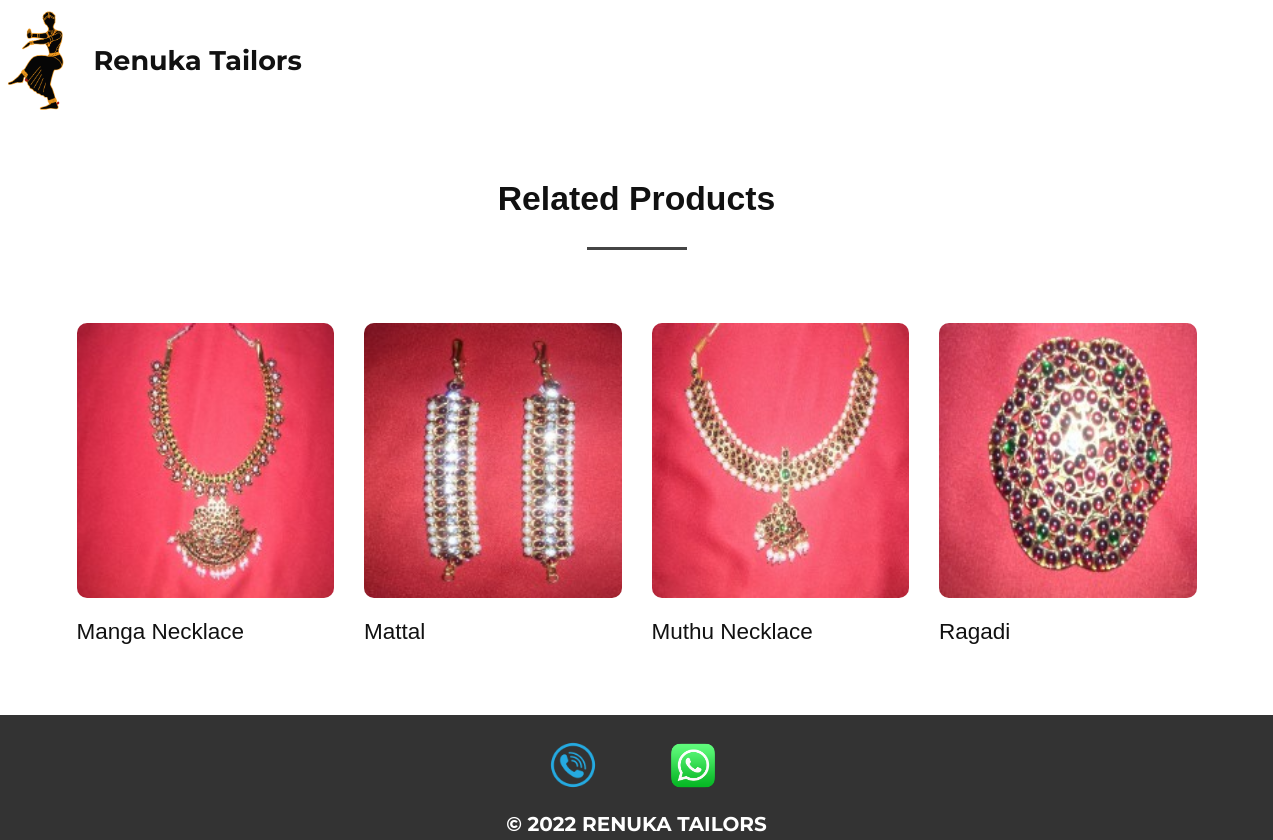
The page /jewellery/ on the database its author committed.
### client/models.py (models this page shows)
class ornaments_display(models.Model):
    ornaments_image=models.ImageField(upload_to="ornaments_images", height_field=None, width_field=None, max_length=None)
    ornaments_description=models.CharField(max_length=100, blank=False)
    ornaments_detail=models.CharField(max_length=200, blank=False, default="details here")

### client/views.py (the view)
# urls.py: path('jewellery/', ornaments_view),
def ornaments_view(request):
    ornaments=ornaments_display.objects.all()
    return render(request, "Jewellery.html", {"ornament":ornaments})

### client/templates/Jewellery.html (shortened to what this page needs)
{% extends 'base.html' %}
{% block body %}
{% load static %}
<link rel="stylesheet" href="{% static 'Jewellery.css' %}" media="screen">
{% load static%}
    <section class="u-align-center u-clearfix u-section-1" id="carousel_2187">
      <div class="u-clearfix u-sheet u-sheet-1">
        <h2 class="u-custom-font u-font-ubuntu u-text u-text-default u-text-1">Related Products</h2>
        <div class="u-border-3 u-border-grey-dark-1 u-line u-line-horizontal u-line-1"></div>
        <div class="u-expanded-width u-list u-list-1">
          <div class="u-repeater u-repeater-1">
            {% for item in ornament %}
            <div class="u-container-style u-list-item u-repeater-item" id="parent">
              <div class="u-container-layout u-similar-container u-valign-bottom u-container-layout-4">
                <img src="{{ item.ornaments_image.url }}" alt="" class="u-expanded-width u-image u-image-round u-radius-10 u-image-4" id="{{ item.ornaments_description }}" onclick="image_id('{{ item.ornaments_image.url }}','{{ item.ornaments_detail}}',this.id)">
                <h5 class="u-custom-font u-font-ubuntu u-text u-text-default u-text-8" id="desc">{{ item.ornaments_description }}</h5>
              </div>
            </div>
            {% endfor %}
          </div>
        </div>
      </div>
    </section>
{% endblock body %}

### client/static/Jewellery.css (style rules this page uses)
.u-section-1 .u-sheet-1 { min-height: 501px; }
.u-section-1 .u-text-1 { font-weight: 700; font-size: 1.875rem; margin: 60px auto 0; }
.u-section-1 .u-line-1 { width: 100px; height: 3px; margin: 30px auto 0 520px; }
.u-section-1 .u-list-1 { height: auto; margin: 30px auto 60px 0; }
.u-section-1 .u-repeater-1 { grid-template-columns: calc(25% - 7.5px) calc(25% - 7.5px) calc(25% - 7.5px) calc(25% - 7.5px); grid-gap: 10px 10px; min-height: 375px; }
.u-section-1 .u-container-layout-4 { padding: 10px; }
.u-section-1 .u-image-4 { height: 275px; margin: 0 auto 0 0; }
.u-section-1 .u-text-8 { margin-left: 0; margin-bottom: 0; margin-top: 20px; }

### rows shown on the page
ornaments_display: ornaments_image (picture), ornaments_description "Manga Necklace"
ornaments_display: ornaments_image (picture), ornaments_description "Mattal"
ornaments_display: ornaments_image (picture), ornaments_description "Muthu Necklace"
ornaments_display: ornaments_image (picture), ornaments_description "Ragadi"
